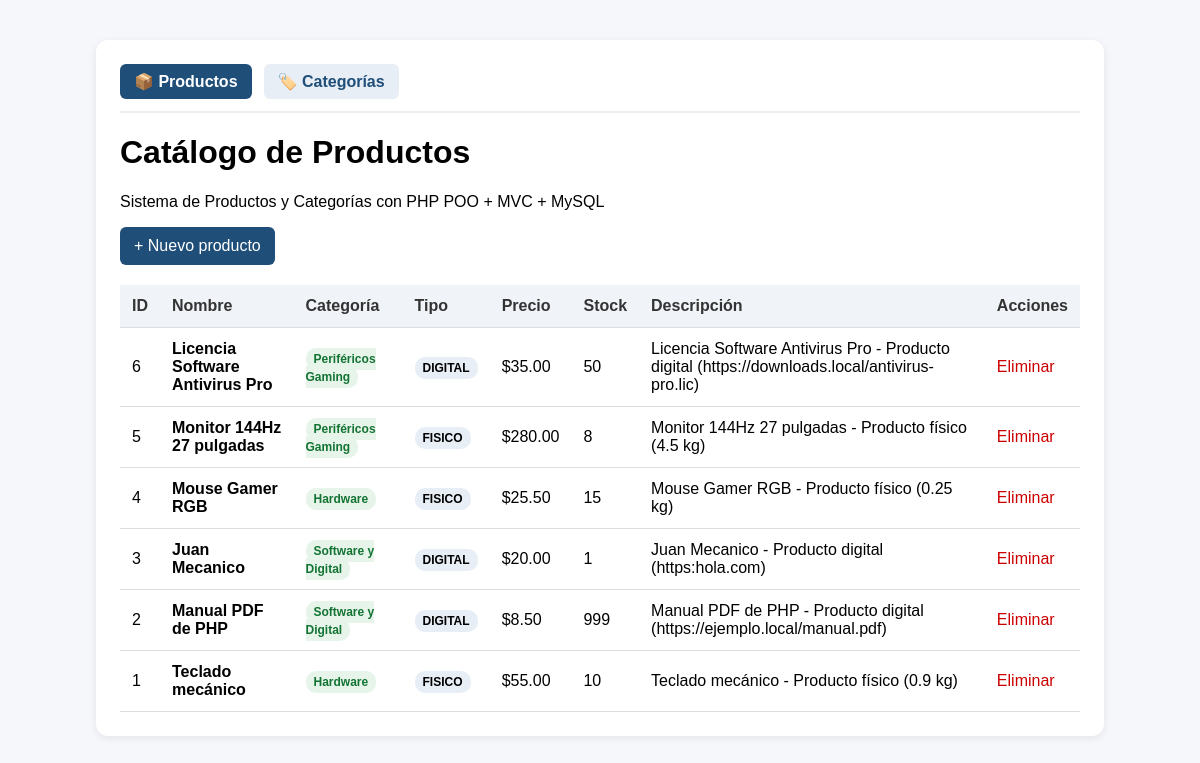
Screenshot of /public/ with the database file from the repository.
### tables this page shows
CREATE TABLE productos (
    id INT AUTO_INCREMENT PRIMARY KEY,
    Id_Categoria INT NOT NULL,
    nombre VARCHAR(120) NOT NULL,
    precio DECIMAL(10,2) NOT NULL,
    stock INT NOT NULL DEFAULT 0,
    tipo ENUM('FISICO', 'DIGITAL') NOT NULL,
    peso DECIMAL(10,2) NULL,
    url_descarga VARCHAR(255) NULL,
    creado_en TIMESTAMP DEFAULT CURRENT_TIMESTAMP,
    CONSTRAINT chk_precio CHECK (precio > 0),
    CONSTRAINT chk_stock CHECK (stock >= 0),
    CONSTRAINT fk_productos_categorias
        FOREIGN KEY (Id_Categoria) REFERENCES categorias(ID)
        ON DELETE RESTRICT
        ON UPDATE CASCADE
);

CREATE TABLE categorias (
    ID INT AUTO_INCREMENT PRIMARY KEY,
    Nombre VARCHAR(250) NOT NULL,
    Descripcion VARCHAR(250) NOT NULL,
    creado_en TIMESTAMP DEFAULT CURRENT_TIMESTAMP
);

### app/core/Controller.php (called while the page is built)
<?php
abstract class Controller {
    protected function view($view, $data = []) {
        extract($data);
        require __DIR__ . '/../views/' . $view . '.php';
    }
}

### app/controllers/ProductoController.php (called while the page is built, shortened)
<?php
require_once __DIR__ . '/../core/Controller.php';
require_once __DIR__ . '/../models/ProductoRepository.php';
class ProductoController extends Controller {
    private $repo;
    public function __construct() {
        $this->repo = new ProductoRepository();
    }
    public function index() {
        $this->view('productos/index', [
            'productos' => $this->repo->listar()
        ]);
    }
}

### public/index.php (called while the page is built, shortened)
<?php
$action = $_GET['action'] ?? 'index';
$instance = new $controllerClass();
$instance->$action();

### app/models/Producto.php (called while the page is built, shortened)
<?php
abstract class Producto {
    protected $id;
    protected $categoriaNombre;
    protected $nombre;
    protected $precio;
    protected $stock;
    public function __construct($id, $categoriaId, $nombre, $precio, $stock, $categoriaNombre = '') {
        $this->categoriaNombre = $categoriaNombre;
    }
    public function getId() { return $this->id; }
    public function getCategoriaNombre() { return $this->categoriaNombre; }
    public function getNombre() { return $this->nombre; }
    public function getPrecio() { return $this->precio; }
    public function getStock() { return $this->stock; }
    public function setId($id) {
        $this->id = (int)$id;
    }
    public function setNombre($nombre) {
        $nombre = trim($nombre);
        $this->nombre = $nombre;
    }
    public function setPrecio($precio) {
        $precio = (float)$precio;
        $this->precio = $precio;
    }
    public function setStock($stock) {
        $stock = (int)$stock;
        $this->stock = $stock;
    }
}

### app/models/ProductoRepository.php (called while the page is built, shortened)
<?php
require_once __DIR__ . '/../core/Database.php';
require_once __DIR__ . '/ProductoFisico.php';
require_once __DIR__ . '/ProductoDigital.php';
class ProductoRepository {
    private $db;
    public function __construct() {
        $this->db = Database::getInstance()->getConnection();
    }
    public function listar() {
        $sql = "SELECT p.*, c.Nombre AS categoria_nombre
                FROM productos p
                LEFT JOIN categorias c ON p.Id_Categoria = c.ID
                ORDER BY p.id DESC";
        $stmt = $this->db->query($sql);
        $items = [];
        foreach ($stmt->fetchAll() as $row) {
            $items[] = $this->mapear($row);
        }
        return $items;
    }
    private function mapear($row) {
        $catNombre = $row['categoria_nombre'] ?? 'Sin categoría';
        if ($row['tipo'] === 'DIGITAL') {
            return new ProductoDigital(
                $row['id'],
                $row['Id_Categoria'],
                $row['nombre'],
                $row['precio'],
                $row['stock'],
                $row['url_descarga'],
                $catNombre
            );
        }
        return new ProductoFisico(
            $row['id'],
            $row['Id_Categoria'],
            $row['nombre'],
            $row['precio'],
            $row['stock'],
            $row['peso'],
            $catNombre
        );
    }
}

### app/core/Database.php (called while the page is built)
<?php
class Database {
    private static $instance = null;
    private $pdo;
    private function __construct() {
        $dsn = "mysql:host=".DB_HOST.";dbname=".DB_NAME.";charset=utf8mb4";
        $this->pdo = new PDO($dsn, DB_USER, DB_PASS, [
            PDO::ATTR_ERRMODE => PDO::ERRMODE_EXCEPTION,
            PDO::ATTR_DEFAULT_FETCH_MODE => PDO::FETCH_ASSOC
        ]);
    }
    public static function getInstance() {
        if (self::$instance === null) {
            self::$instance = new Database();
        }
        return self::$instance;
    }
    public function getConnection() {
        return $this->pdo;
    }
}

### app/models/ProductoDigital.php (called while the page is built, shortened)
<?php
require_once __DIR__ . '/Producto.php';
class ProductoDigital extends Producto {
    private $urlDescarga;
    public function __construct($id, $categoriaId, $nombre, $precio, $stock, $urlDescarga = '', $categoriaNombre = '') {
        $this->urlDescarga = trim($urlDescarga);
    }
    public function getTipo() { return 'DIGITAL'; }
    public function descripcion() {
        return $this->nombre . ' - Producto digital (' . $this->urlDescarga . ')';
    }
}

### app/models/ProductoFisico.php (called while the page is built, shortened)
<?php
require_once __DIR__ . '/Producto.php';
class ProductoFisico extends Producto {
    private $peso;
    public function __construct($id, $categoriaId, $nombre, $precio, $stock, $peso = 0, $categoriaNombre = '') {
        $this->peso = (float)$peso;
    }
    public function getTipo() { return 'FISICO'; }
    public function descripcion() {
        return $this->nombre . ' - Producto físico (' . $this->peso . ' kg)';
    }
}

### app/views/productos/index.php (the view, shortened to what this page needs)
<!doctype html>
<html lang="es">
<head>
</head>
<body>
<div class="container">
<div class="nav">
    <a href="index.php?controller=producto&action=index" class="active">📦 Productos</a>
    <a href="index.php?controller=categoria&action=index">🏷️ Categorías</a>
</div>
<h1>Catálogo de Productos</h1>
<p>Sistema de Productos y Categorías con PHP POO + MVC + MySQL</p>
<a class="button" href="index.php?controller=producto&action=crear">+ Nuevo producto</a>
<table>
    <thead>
        <tr>
            <th>ID</th>
            <th>Nombre</th>
            <th>Categoría</th>
            <th>Tipo</th>
            <th>Precio</th>
            <th>Stock</th>
            <th>Descripción</th>
            <th>Acciones</th>
        </tr>
    </thead>
    <tbody>
        <?php if(empty($productos)): ?>
            <tr><td colspan="8" style="text-align:center;color:#888;">No hay productos registrados.</td></tr>
        <?php else: ?>
            <?php foreach($productos as $p): ?>
            <tr>
                <td><?= htmlspecialchars($p->getId()) ?></td>
                <td><strong><?= htmlspecialchars($p->getNombre()) ?></strong></td>
                <td><span class="badge-cat"><?= htmlspecialchars($p->getCategoriaNombre()) ?></span></td>
                <td><span class="badge"><?= htmlspecialchars($p->getTipo()) ?></span></td>
                <td>$<?= number_format($p->getPrecio(), 2) ?></td>
                <td><?= htmlspecialchars($p->getStock()) ?></td>
                <td><?= htmlspecialchars($p->descripcion()) ?></td>
                <td>
                    <a class="btn-delete" href="index.php?controller=producto&action=eliminar&id=<?= $p->getId() ?>" onclick="return confirm('¿Seguro que deseas eliminar este producto?')">Eliminar</a>
                </td>
            </tr>
            <?php endforeach; ?>
        <?php endif; ?>
    </tbody>
</table>
</div>
</body>
</html>

### app/views/productos/index.php (style rules this page uses)
body { font-family:Arial,sans-serif;margin:40px;background:#f6f7fb }
.container { max-width:960px;margin:auto;background:white;padding:24px;border-radius:12px;box-shadow:0 2px 8px rgba(0,0,0,0.08) }
.nav { margin-bottom:20px;padding-bottom:12px;border-bottom:2px solid #eee;display:flex;gap:12px }
.nav a { padding:8px 14px;text-decoration:none;border-radius:6px;font-weight:bold;color:#1f4e78;background:#e7eef6 }
.nav a.active { background:#1f4e78;color:white }
table { width:100%;border-collapse:collapse;margin-top:20px }
th,td { padding:12px;border-bottom:1px solid #ddd;text-align:left }
th { background:#f0f4f8;color:#333 }
a.button { display:inline-block;padding:10px 14px;background:#1f4e78;color:white;text-decoration:none;border-radius:6px }
.badge { padding:4px 8px;background:#e7eef6;border-radius:10px;font-size:12px;font-weight:bold }
.badge-cat { padding:4px 8px;background:#e6f4ea;color:#137333;border-radius:10px;font-size:12px;font-weight:bold }
.btn-delete { color:#c00;text-decoration:none }

### rows the page displays
productos: id "6", nombre "Licencia Software Antivirus Pro", Id_Categoria.Nombre "Periféricos Gaming", Tipo "DIGITAL", precio "35.00", stock "50", $p->descripcion() "Licencia Software Antivirus Pro - Producto digital (https://downloads.local/antivirus-pro.lic)"
productos: id "5", nombre "Monitor 144Hz 27 pulgadas", Id_Categoria.Nombre "Periféricos Gaming", Tipo "FISICO", precio "280.00", stock "8", $p->descripcion() "Monitor 144Hz 27 pulgadas - Producto físico (4.5 kg)"
productos: id "4", nombre "Mouse Gamer RGB", Id_Categoria.Nombre "Hardware", Tipo "FISICO", precio "25.50", stock "15", $p->descripcion() "Mouse Gamer RGB - Producto físico (0.25 kg)"
productos: id "3", nombre "Juan Mecanico", Id_Categoria.Nombre "Software y Digital", Tipo "DIGITAL", precio "20.00", stock "1", $p->descripcion() "Juan Mecanico - Producto digital (https:hola.com)"
productos: id "2", nombre "Manual PDF de PHP", Id_Categoria.Nombre "Software y Digital", Tipo "DIGITAL", precio "8.50", stock "999", $p->descripcion() "Manual PDF de PHP - Producto digital (https://ejemplo.local/manual.pdf)"
productos: id "1", nombre "Teclado mecánico", Id_Categoria.Nombre "Hardware", Tipo "FISICO", precio "55.00", stock "10", $p->descripcion() "Teclado mecánico - Producto físico (0.9 kg)"
